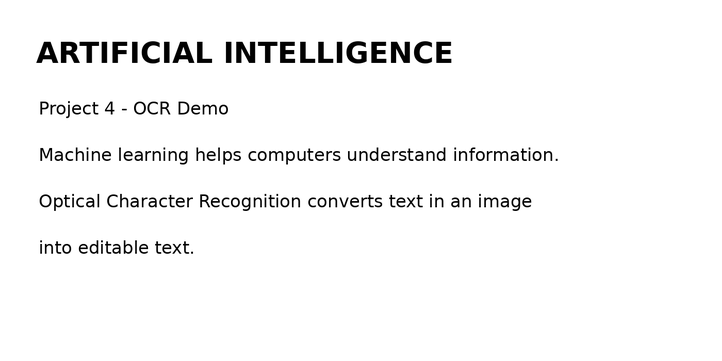
#> input picture Project-4/sample_images/sample_text.png, 722 x 361 px, shrunk from 1400 x 700 before the run
$ python test_project.py
#> lines starting #> are read from the running program, lines starting #| are printed output that depends on the picture; after the words box and inside, x2 and y2 are one past the last pixel; in counts of white or black regions, pixels touching at a corner belong together
### Project-4/ocr_engine.py
import os
from pathlib import Path

import cv2
import numpy as np
import pytesseract


# [13 lines left out: function configure_tesseract, not called in this run]


def preprocess_image(image_path: str):
    """Apply the preprocessing pipeline specified for the OCR path."""
#> called with image_path = 'sample_images/sample_text.png'
    image = cv2.imread(image_path)
#> image is the input picture: shape (361, 722, 3); min 0, max 255, mean 246

    if image is None:
        raise FileNotFoundError(f"Could not read image: {image_path}")

    gray = cv2.cvtColor(image, cv2.COLOR_BGR2GRAY)
    blurred = cv2.GaussianBlur(gray, (5, 5), 0)
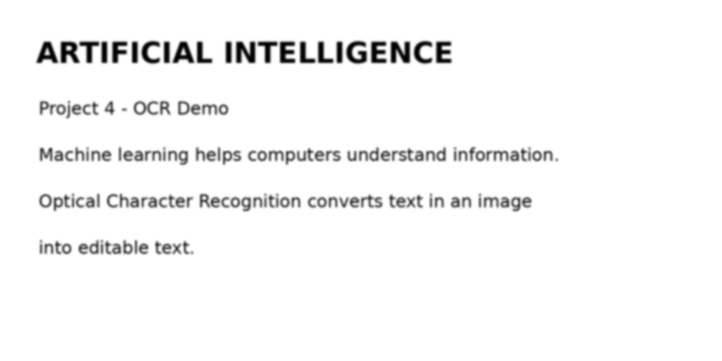
#> blurred: shape (361, 722); min 0, max 255, mean 246

    thresholded = cv2.adaptiveThreshold(
        blurred,
        255,
        cv2.ADAPTIVE_THRESH_GAUSSIAN_C,
        cv2.THRESH_BINARY,
        11,
        2,
    )
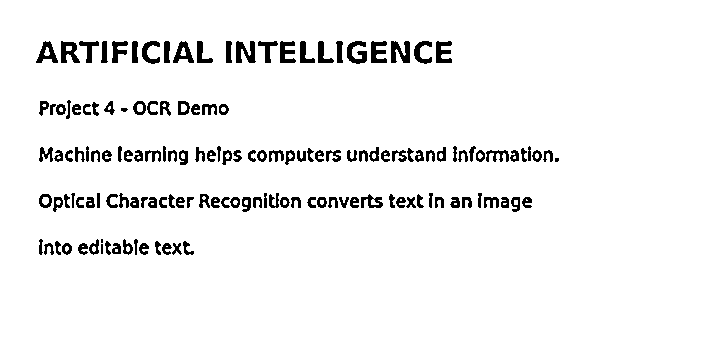
#> thresholded: shape (361, 722); 95.1% white; 147 black regions (2 under 20 px), largest, box (x1, y1, x2, y2) and area: (391, 41, 410, 63) 289, (236, 41, 256, 63) 284, (347, 41, 367, 64) 271
    return image, thresholded


# [23 lines left out: functions recognize_text, run_ocr, not called in this run]

### Project-4/test_project.py
from pathlib import Path
from ocr_engine import preprocess_image

sample = Path("sample_images/sample_text.png")

if not sample.exists():
    raise SystemExit("Sample image is missing.")

_, processed = preprocess_image(str(sample))

if processed is None or processed.size == 0:
    raise SystemExit("Preprocessing failed.")

print("Preprocessing test passed.")
